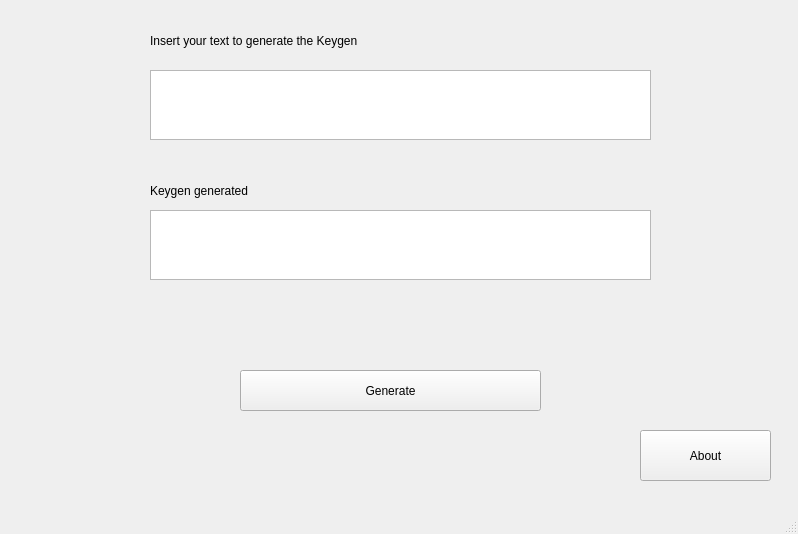
<?xml version="1.0" encoding="UTF-8"?>
<ui version="4.0">
 <class>MainWindow</class>
 <widget class="QMainWindow" name="MainWindow">
  <property name="geometry">
   <rect>
    <x>0</x>
    <y>0</y>
    <width>798</width>
    <height>534</height>
   </rect>
  </property>
  <property name="windowTitle">
   <string>MainWindow</string>
  </property>
  <widget class="QWidget" name="centralwidget">
   <widget class="QPushButton" name="Generate">
    <property name="geometry">
     <rect>
      <x>240</x>
      <y>370</y>
      <width>301</width>
      <height>41</height>
     </rect>
    </property>
    <property name="text">
     <string>Generate</string>
    </property>
   </widget>
   <widget class="QPlainTextEdit" name="pte_nombre">
    <property name="geometry">
     <rect>
      <x>150</x>
      <y>70</y>
      <width>501</width>
      <height>70</height>
     </rect>
    </property>
    <property name="focusPolicy">
     <enum>Qt::StrongFocus</enum>
    </property>
    <property name="plainText">
     <string/>
    </property>
   </widget>
   <widget class="QPlainTextEdit" name="pte_serial">
    <property name="geometry">
     <rect>
      <x>150</x>
      <y>210</y>
      <width>501</width>
      <height>70</height>
     </rect>
    </property>
    <property name="readOnly">
     <bool>true</bool>
    </property>
   </widget>
   <widget class="QPushButton" name="About">
    <property name="geometry">
     <rect>
      <x>640</x>
      <y>430</y>
      <width>131</width>
      <height>51</height>
     </rect>
    </property>
    <property name="text">
     <string>About</string>
    </property>
   </widget>
   <widget class="QLabel" name="Insert">
    <property name="geometry">
     <rect>
      <x>150</x>
      <y>30</y>
      <width>271</width>
      <height>21</height>
     </rect>
    </property>
    <property name="text">
     <string>Insert your text to generate the Keygen</string>
    </property>
   </widget>
   <widget class="QLabel" name="label">
    <property name="geometry">
     <rect>
      <x>150</x>
      <y>180</y>
      <width>131</width>
      <height>21</height>
     </rect>
    </property>
    <property name="text">
     <string>Keygen generated</string>
    </property>
   </widget>
  </widget>
  <widget class="QMenuBar" name="menubar">
   <property name="geometry">
    <rect>
     <x>0</x>
     <y>0</y>
     <width>798</width>
     <height>20</height>
    </rect>
   </property>
  </widget>
  <widget class="QStatusBar" name="statusbar"/>
 </widget>
 <resources/>
 <connections/>
</ui>
